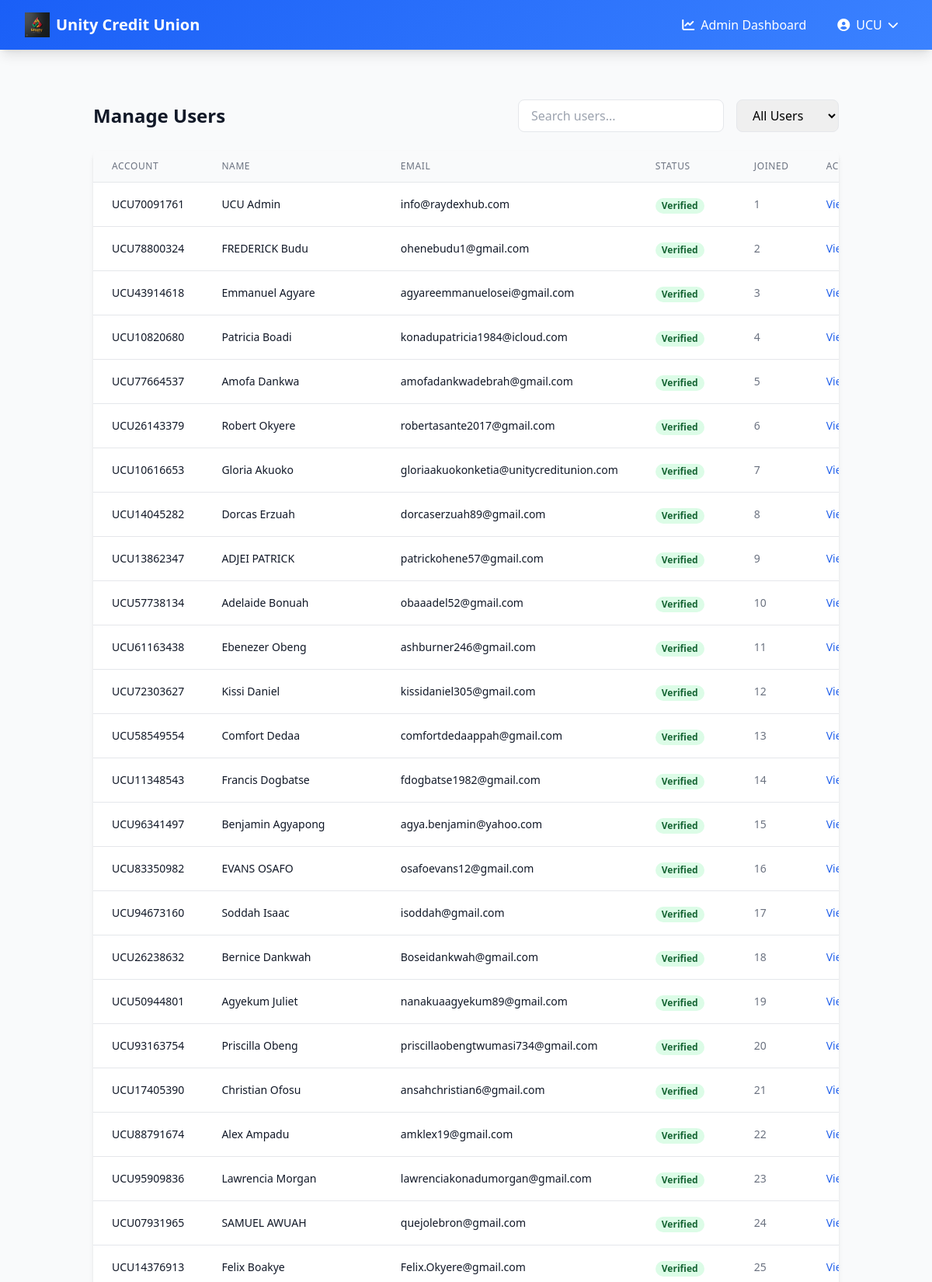
The app's page /admin/users (signed in, upper part) with its own data.
### app.py (models this page shows, shortened)
class User(UserMixin, db.Model):
    __tablename__ = 'user'
    id = db.Column(db.Integer, primary_key=True)
    email = db.Column(db.String(120), unique=True, nullable=False)
    password_hash = db.Column(db.String(128), nullable=True)  # Made nullable
    is_verified = db.Column(db.Boolean, default=False)
    is_admin = db.Column(db.Boolean, default=False)
    is_guest = db.Column(db.Boolean, default=False)  # New field to identify non-member users
    national_id = db.Column(db.String(20), unique=True, nullable=False)
    account_number = db.Column(db.String(20), unique=True)
    first_name = db.Column(db.String(50), nullable=False)
    last_name = db.Column(db.String(50), nullable=False)
    other_names = db.Column(db.String(50), nullable=True)
    date_of_birth = db.Column(db.Date, nullable=False)
    occupation = db.Column(db.String(100), nullable=False)
    phone_number = db.Column(db.String(20), nullable=False)
    address = db.Column(db.String(200), nullable=False)
    city = db.Column(db.String(100), nullable=False)
    state = db.Column(db.String(100), nullable=False)
    country = db.Column(db.String(100), nullable=False)
    national_id_file = db.Column(db.String(255), nullable=True)
    passport_photo = db.Column(db.String(255), nullable=True)  # New field for passport photo
    contributions = db.relationship('Contribution', backref='user', lazy=True)
    loans = db.relationship('Loan', backref='user', lazy=True, foreign_keys='Loan.user_id')
    guarantees = db.relationship('Loan', backref='guarantor', lazy=True, foreign_keys='Loan.guarantor_id')

### app.py (the view)
@app.route('/admin/users')
@login_required
@admin_required
def manage_users():
    users = User.query.all()
    return render_template('admin_users_list.html', users=users)

### app.py (called while the page is built)
@login_manager.user_loader
def load_user(user_id):
    return User.query.get(int(user_id))

def admin_required(f):
    @wraps(f)
    def decorated_function(*args, **kwargs):
        if not current_user.is_authenticated:
            flash('You need to be logged in to access this page.', 'error')
            return redirect(url_for('login'))
        if not current_user.is_admin:
            flash('You do not have permission to perform this action.', 'error')
            return redirect(url_for('dashboard'))
        return f(*args, **kwargs)
    return decorated_function

@app.template_filter('formatdate')
def format_date(value):
    if isinstance(value, datetime):
        return value.strftime('%B %d, %Y')
    return value

### templates/admin_users_list.html (shortened to what this page needs)
{% extends "base.html" %} {% block content %}
<div class="container mx-auto px-4 py-8">
  <div class="flex justify-between items-center mb-6">
    <h1 class="text-2xl font-bold text-gray-900">Manage Users</h1>
    <div class="flex space-x-4">
      <input
        type="text"
        id="searchInput"
        placeholder="Search users..."
        class="px-4 py-2 border rounded-lg focus:ring-2 focus:ring-blue-500"
      />
      <select
        id="filterStatus"
        class="px-4 py-2 border rounded-lg focus:ring-2 focus:ring-blue-500"
      >
        <option value="all">All Users</option>
      </select>
    </div>
  </div>
  <div class="bg-white shadow-md rounded-lg overflow-hidden">
    <div class="overflow-x-auto">
      <table class="min-w-full divide-y divide-gray-200">
        <thead class="bg-gray-50">
          <tr>
            <th
              class="px-6 py-3 text-left text-xs font-medium text-gray-500 uppercase tracking-wider"
            >
              Account
            </th>
            <th
              class="px-6 py-3 text-left text-xs font-medium text-gray-500 uppercase tracking-wider"
            >
              Name
            </th>
            <th
              class="px-6 py-3 text-left text-xs font-medium text-gray-500 uppercase tracking-wider"
            >
              Email
            </th>
            <th
              class="px-6 py-3 text-left text-xs font-medium text-gray-500 uppercase tracking-wider"
            >
              Status
            </th>
            <th
              class="px-6 py-3 text-left text-xs font-medium text-gray-500 uppercase tracking-wider"
            >
              Joined
            </th>
            <th
              class="px-6 py-3 text-left text-xs font-medium text-gray-500 uppercase tracking-wider"
            >
              Actions
            </th>
          </tr>
        </thead>
        <tbody class="bg-white divide-y divide-gray-200">
          {% for user in users %}
          <tr>
            <td class="px-6 py-4 whitespace-nowrap">
              <div class="text-sm font-medium text-gray-900">
                {{ user.account_number }}
              </div>
            </td>
            <td class="px-6 py-4 whitespace-nowrap">
              <div class="text-sm text-gray-900">
                {{ user.first_name }} {{ user.last_name }}
              </div>
            </td>
            <td class="px-6 py-4 whitespace-nowrap">
              <div class="text-sm text-gray-900">{{ user.email }}</div>
            </td>
            <td class="px-6 py-4 whitespace-nowrap">
              <span
                class="px-2 inline-flex text-xs leading-5 font-semibold rounded-full {% if user.is_verified %} bg-green-100 text-green-800 {% else %} bg-yellow-100 text-yellow-800 {% endif %}"
              >
                {{ "Verified" if user.is_verified else "Unverified" }}
              </span>
            </td>
            <td class="px-6 py-4 whitespace-nowrap text-sm text-gray-500">
              {{ user.id|formatdate }}
            </td>
            <td class="px-6 py-4 whitespace-nowrap text-sm font-medium">
              <div class="flex space-x-2">
                <a
                  href="{{ url_for('view_user', user_id=user.id) }}"
                  class="text-blue-600 hover:text-blue-900"
                  >View</a
                >
              </div>
            </td>
          </tr>
          {% endfor %}
        </tbody>
      </table>
    </div>
  </div>
</div>
{% endblock %}

### templates/base.html (shortened to what this page needs)
<!DOCTYPE html>
<html lang="en">
  <head>
    <script src="https://cdn.tailwindcss.com"></script>
    <link
      href="https://cdnjs.cloudflare.com/ajax/libs/font-awesome/6.0.0/css/all.min.css"
      rel="stylesheet"
    />
  </head>
  <body
    class="bg-gray-50 min-h-screen flex flex-col"
    x-data="{ mobileMenuOpen: false }"
  >
    <nav class="gradient-bg shadow-lg relative z-50">
      <div class="max-w-7xl mx-auto px-4 sm:px-6 lg:px-8">
        <div class="flex justify-between h-16">
          <div class="flex items-center">
            <a href="{{ url_for('home') }}" class="flex items-center">
              <img
                src="{{ url_for('static', filename='images/unitylogo.jpg')}}"
                alt="Unity Credit Union Logo"
                class="h-8 w-auto mr-2"
              />
              <span class="text-white text-xl font-bold"
                >Unity Credit Union</span
              >
            </a>
          </div>
          <div class="hidden md:flex items-center space-x-4">
            {% if current_user.is_authenticated %} {% if current_user.is_admin
            %}
            <a
              href="{{ url_for('admin_dashboard') }}"
              class="text-white hover:text-primary-100 transition-colors duration-200 px-3 py-2 rounded-md hover:bg-primary-700"
            >
              <i class="fas fa-chart-line mr-2"></i>Admin Dashboard
            </a>
            {% endif %}
            <div class="relative" x-data="{ open: false }">
              <button
                @click="open = !open"
                @click.away="open = false"
                class="flex items-center text-white hover:text-primary-100 transition-colors duration-200 px-3 py-2 rounded-md hover:bg-primary-700"
              >
                <i class="fas fa-user-circle mr-2"></i>
                {{ current_user.first_name }}
                <i
                  class="fas fa-chevron-down ml-2 text-sm transition-transform"
                  :class="{ 'transform rotate-180': open }"
                ></i>
              </button>
            </div>
            {% endif %}
          </div>
        </div>
      </div>
    </nav>
    <main class="flex-grow container mx-auto px-4 py-8">
      {% block content %}{% endblock %}
    </main>
  </body>
</html>

### templates/base.html (style rules this page uses)
.gradient-bg { background: linear-gradient(135deg, #1a5ff7 0%, #3b82ff 100%); }

### records on screen
User: first_name "UCU", account_number "UCU70091761", last_name "Admin", email "info@raydexhub.com", is_verified "Verified", id "1"
User: account_number "UCU78800324", first_name "FREDERICK", last_name "Budu", email "ohenebudu1@gmail.com", is_verified "Verified", id "2"
User: account_number "UCU43914618", first_name "Emmanuel", last_name "Agyare", email "agyareemmanuelosei@gmail.com", is_verified "Verified", id "3"
User: account_number "UCU10820680", first_name "Patricia", last_name "Boadi", email "konadupatricia1984@icloud.com", is_verified "Verified", id "4"
User: account_number "UCU77664537", first_name "Amofa", last_name "Dankwa", email "amofadankwadebrah@gmail.com", is_verified "Verified", id "5"
User: account_number "UCU26143379", first_name "Robert", last_name "Okyere", email "robertasante2017@gmail.com", is_verified "Verified", id "6"
User: account_number "UCU10616653", first_name "Gloria", last_name "Akuoko", email "gloriaakuokonketia@unitycreditunion.com", is_verified "Verified", id "7"
User: account_number "UCU14045282", first_name "Dorcas", last_name "Erzuah", email "dorcaserzuah89@gmail.com", is_verified "Verified", id "8"
User: account_number "UCU13862347", first_name "ADJEI", last_name "PATRICK", email "patrickohene57@gmail.com", is_verified "Verified", id "9"
User: account_number "UCU57738134", first_name "Adelaide", last_name "Bonuah", email "obaaadel52@gmail.com", is_verified "Verified", id "10"
User: account_number "UCU61163438", first_name "Ebenezer", last_name "Obeng", email "ashburner246@gmail.com", is_verified "Verified", id "11"
User: account_number "UCU72303627", first_name "Kissi", last_name "Daniel", email "kissidaniel305@gmail.com", is_verified "Verified", id "12"
User: account_number "UCU58549554", first_name "Comfort", last_name "Dedaa", email "comfortdedaappah@gmail.com", is_verified "Verified", id "13"
User: account_number "UCU11348543", first_name "Francis", last_name "Dogbatse", email "fdogbatse1982@gmail.com", is_verified "Verified", id "14"
User: account_number "UCU96341497", first_name "Benjamin", last_name "Agyapong", email "agya.benjamin@yahoo.com", is_verified "Verified", id "15"
User: account_number "UCU83350982", first_name "EVANS", last_name "OSAFO", email "osafoevans12@gmail.com", is_verified "Verified", id "16"
User: account_number "UCU94673160", first_name "Soddah", last_name "Isaac", email "isoddah@gmail.com", is_verified "Verified", id "17"
User: account_number "UCU26238632", first_name "Bernice", last_name "Dankwah", email "Boseidankwah@gmail.com", is_verified "Verified", id "18"
User: account_number "UCU50944801", first_name "Agyekum", last_name "Juliet", email "nanakuaagyekum89@gmail.com", is_verified "Verified", id "19"
User: account_number "UCU93163754", first_name "Priscilla", last_name "Obeng", email "priscillaobengtwumasi734@gmail.com", is_verified "Verified", id "20"
User: account_number "UCU17405390", first_name "Christian", last_name "Ofosu", email "ansahchristian6@gmail.com", is_verified "Verified", id "21"
User: account_number "UCU88791674", first_name "Alex", last_name "Ampadu", email "amklex19@gmail.com", is_verified "Verified", id "22"
User: account_number "UCU95909836", first_name "Lawrencia", last_name "Morgan", email "lawrenciakonadumorgan@gmail.com", is_verified "Verified", id "23"
User: account_number "UCU07931965", first_name "SAMUEL", last_name "AWUAH", email "quejolebron@gmail.com", is_verified "Verified", id "24"
User: account_number "UCU14376913", first_name "Felix", last_name "Boakye", email "Felix.Okyere@gmail.com", is_verified "Verified", id "25"
